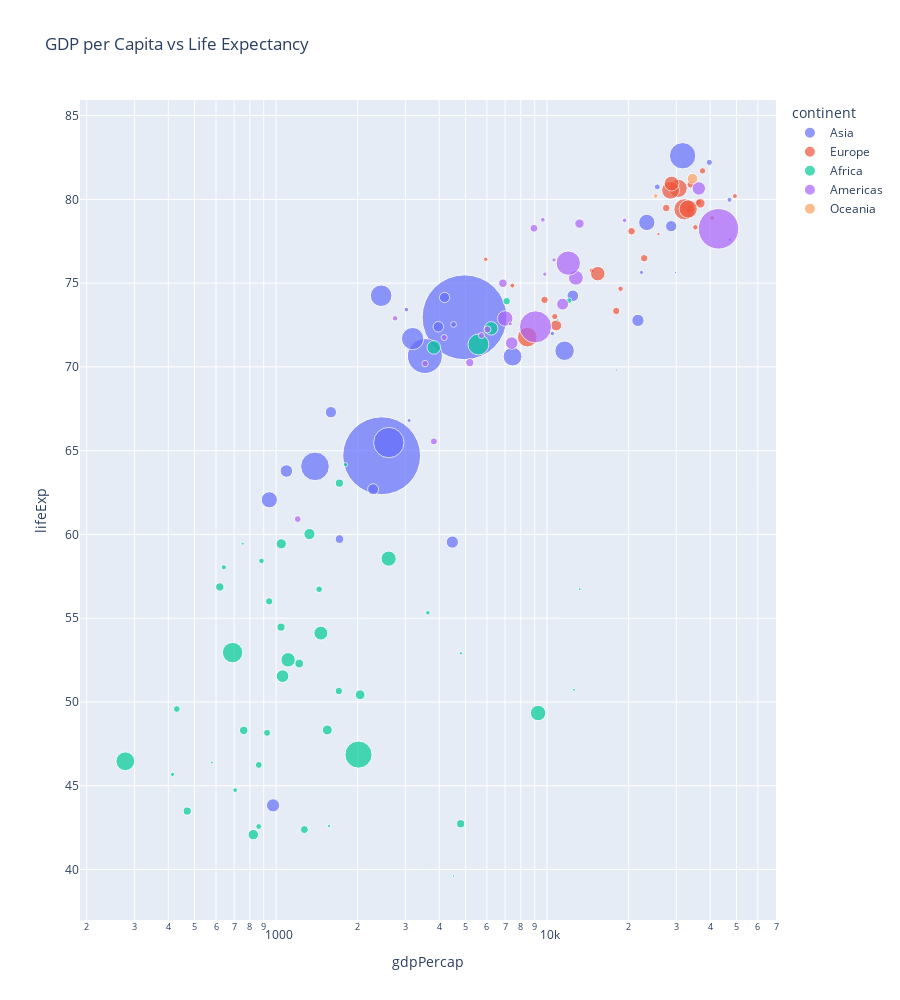

The cell this chart's notebook holds for it:
### Code cell
# Creating a scatter plot of GDP per Capita vs Life Expectancy
fig = px.scatter(df[df['year'] == 2007], x='gdpPercap', y='lifeExp', 
                 color='continent', size='pop', 
                 hover_name='country', 
                 log_x=True, size_max=60, 
                 title='GDP per Capita vs Life Expectancy',
                 height = 1000)


fig.show()

### Figure 1 — Plotly figure (JSON) as saved in the notebook; plotly's stock layout.template omitted (floating-point values rounded to 4 significant figures)
{"data": [{"hovertemplate": "<b>%{hovertext}</b><br><br>continent=Asia<br>gdpPercap=%{x}<br>lifeExp=%{y}<br>pop=%{marker.size}<extra></extra>", "hovertext": ["Afghanistan", "Bahrain", "Bangladesh", "Cambodia", "China", "Hong Kong, China", "India", "Indonesia", "Iran", "Iraq", "Israel", "Japan", "Jordan", "Korea, Dem. Rep.", "Korea, Rep.", "Kuwait", "Lebanon", "Malaysia", "Mongolia", "Myanmar", "Nepal", "Oman", "Pakistan", "Philippines", "Saudi Arabia", "Singapore", "Sri Lanka", "Syria", "Taiwan", "Thailand", "Vietnam", "West Bank and Gaza", "Yemen, Rep."], "legendgroup": "Asia", "marker": {"color": "#636efa", "size": [31889923, 708573, 150448339, 14131858, 1318683096, 6980412, 1110396331, 223547000, 69453570, 27499638, 6426679, 127467972, 6053193, 23301725, 49044790, 2505559, 3921278, 24821286, 2874127, 47761980, 28901790, 3204897, 169270617, 91077287, 27601038, 4553009, 20378239, 19314747, 23174294, 65068149, 85262356, 4018332, 22211743], "sizemode": "area", "sizeref": 366300.0, "symbol": "circle"}, "mode": "markers", "name": "Asia", "orientation": "v", "showlegend": true, "type": "scatter", "x": [974.6, 29800.0, 1391.0, 1714.0, 4959.0, 39720.0, 2452.0, 3541.0, 11610.0, 4471.0, 25520.0, 31660.0, 4519.0, 1593.0, 23350.0, 47310.0, 10460.0, 12450.0, 3096.0, 944.0, 1091.0, 22320.0, 2606.0, 3190.0, 21650.0, 47140.0, 3970.0, 4185.0, 28720.0, 7458.0, 2442.0, 3025.0, 2281.0], "xaxis": "x", "y": [43.83, 75.64, 64.06, 59.72, 72.96, 82.21, 64.7, 70.65, 70.96, 59.55, 80.75, 82.6, 72.53, 67.3, 78.62, 77.59, 71.99, 74.24, 66.8, 62.07, 63.78, 75.64, 65.48, 71.69, 72.78, 79.97, 72.4, 74.14, 78.4, 70.62, 74.25, 73.42, 62.7], "yaxis": "y"}, {"hovertemplate": "<b>%{hovertext}</b><br><br>continent=Europe<br>gdpPercap=%{x}<br>lifeExp=%{y}<br>pop=%{marker.size}<extra></extra>", "hovertext": ["Albania", "Austria", "Belgium", "Bosnia and Herzegovina", "Bulgaria", "Croatia", "Czech Republic", "Denmark", "Finland", "France", "Germany", "Greece", "Hungary", "Iceland", "Ireland", "Italy", "Montenegro", "Netherlands", "Norway", "Poland", "Portugal", "Romania", "Serbia", "Slovak Republic", "Slovenia", "Spain", "Sweden", "Switzerland", "Turkey", "United Kingdom"], "legendgroup": "Europe", "marker": {"color": "#EF553B", "size": [3600523, 8199783, 10392226, 4552198, 7322858, 4493312, 10228744, 5468120, 5238460, 61083916, 82400996, 10706290, 9956108, 301931, 4109086, 58147733, 684736, 16570613, 4627926, 38518241, 10642836, 22276056, 10150265, 5447502, 2009245, 40448191, 9031088, 7554661, 71158647, 60776238], "sizemode": "area", "sizeref": 366300.0, "symbol": "circle"}, "mode": "markers", "name": "Europe", "orientation": "v", "showlegend": true, "type": "scatter", "x": [5937.0, 36130.0, 33690.0, 7446.0, 10680.0, 14620.0, 22830.0, 35280.0, 33210.0, 30470.0, 32170.0, 27540.0, 18010.0, 36180.0, 40680.0, 28570.0, 9254.0, 36800.0, 49360.0, 15390.0, 20510.0, 10810.0, 9787.0, 18680.0, 25770.0, 28820.0, 33860.0, 37510.0, 8458.0, 33200.0], "xaxis": "x", "y": [76.42, 79.83, 79.44, 74.85, 73.0, 75.75, 76.49, 78.33, 79.31, 80.66, 79.41, 79.48, 73.34, 81.76, 78.89, 80.55, 74.54, 79.76, 80.2, 75.56, 78.1, 72.48, 74.0, 74.66, 77.93, 80.94, 80.88, 81.7, 71.78, 79.42], "yaxis": "y"}, {"hovertemplate": "<b>%{hovertext}</b><br><br>continent=Africa<br>gdpPercap=%{x}<br>lifeExp=%{y}<br>pop=%{marker.size}<extra></extra>", "hovertext": ["Algeria", "Angola", "Benin", "Botswana", "Burkina Faso", "Burundi", "Cameroon", "Central African Republic", "Chad", "Comoros", "Congo, Dem. Rep.", "Congo, Rep.", "Cote d'Ivoire", "Djibouti", "Egypt", "Equatorial Guinea", "Eritrea", "Ethiopia", "Gabon", "Gambia", "Ghana", "Guinea", "Guinea-Bissau", "Kenya", "Lesotho", "Liberia", "Libya", "Madagascar", "Malawi", "Mali", "Mauritania", "Mauritius", "Morocco", "Mozambique", "Namibia", "Niger", "Nigeria", "Reunion", "Rwanda", "Sao Tome and Principe", "Senegal", "Sierra Leone", "Somalia", "South Africa", "Sudan", "Swaziland", "Tanzania", "Togo", "Tunisia", "Uganda", "Zambia", "Zimbabwe"], "legendgroup": "Africa", "marker": {"color": "#00cc96", "size": [33333216, 12420476, 8078314, 1639131, 14326203, 8390505, 17696293, 4369038, 10238807, 710960, 64606759, 3800610, 18013409, 496374, 80264543, 551201, 4906585, 76511887, 1454867, 1688359, 22873338, 9947814, 1472041, 35610177, 2012649, 3193942, 6036914, 19167654, 13327079, 12031795, 3270065, 1250882, 33757175, 19951656, 2055080, 12894865, 135031164, 798094, 8860588, 199579, 12267493, 6144562, 9118773, 43997828, 42292929, 1133066, 38139640, 5701579, 10276158, 29170398, 11746035, 12311143], "sizemode": "area", "sizeref": 366300.0, "symbol": "circle"}, "mode": "markers", "name": "Africa", "orientation": "v", "showlegend": true, "type": "scatter", "x": [6223.0, 4797.0, 1441.0, 12570.0, 1217.0, 430.1, 2042.0, 706.0, 1704.0, 986.1, 277.6, 3633.0, 1545.0, 2082.0, 5581.0, 12150.0, 641.4, 690.8, 13210.0, 752.7, 1328.0, 942.7, 579.2, 1463.0, 1569.0, 414.5, 12060.0, 1045.0, 759.3, 1043.0, 1803.0, 10960.0, 3820.0, 823.7, 4811.0, 619.7, 2014.0, 7670.0, 863.1, 1598.0, 1712.0, 862.5, 926.1, 9270.0, 2602.0, 4513.0, 1107.0, 883.0, 7093.0, 1056.0, 1271.0, 469.7], "xaxis": "x", "y": [72.3, 42.73, 56.73, 50.73, 52.3, 49.58, 50.43, 44.74, 50.65, 65.15, 46.46, 55.32, 48.33, 54.79, 71.34, 51.58, 58.04, 52.95, 56.73, 59.45, 60.02, 56.01, 46.39, 54.11, 42.59, 45.68, 73.95, 59.44, 48.3, 54.47, 64.16, 72.8, 71.16, 42.08, 52.91, 56.87, 46.86, 76.44, 46.24, 65.53, 63.06, 42.57, 48.16, 49.34, 58.56, 39.61, 52.52, 58.42, 73.92, 51.54, 42.38, 43.49], "yaxis": "y"}, {"hovertemplate": "<b>%{hovertext}</b><br><br>continent=Americas<br>gdpPercap=%{x}<br>lifeExp=%{y}<br>pop=%{marker.size}<extra></extra>", "hovertext": ["Argentina", "Bolivia", "Brazil", "Canada", "Chile", "Colombia", "Costa Rica", "Cuba", "Dominican Republic", "Ecuador", "El Salvador", "Guatemala", "Haiti", "Honduras", "Jamaica", "Mexico", "Nicaragua", "Panama", "Paraguay", "Peru", "Puerto Rico", "Trinidad and Tobago", "United States", "Uruguay", "Venezuela"], "legendgroup": "Americas", "marker": {"color": "#ab63fa", "size": [40301927, 9119152, 190010647, 33390141, 16284741, 44227550, 4133884, 11416987, 9319622, 13755680, 6939688, 12572928, 8502814, 7483763, 2780132, 108700891, 5675356, 3242173, 6667147, 28674757, 3942491, 1056608, 301139947, 3447496, 26084662], "sizemode": "area", "sizeref": 366300.0, "symbol": "circle"}, "mode": "markers", "name": "Americas", "orientation": "v", "showlegend": true, "type": "scatter", "x": [12780.0, 3822.0, 9066.0, 36320.0, 13170.0, 7007.0, 9645.0, 8948.0, 6025.0, 6873.0, 5728.0, 5186.0, 1202.0, 3548.0, 7321.0, 11980.0, 2749.0, 9809.0, 4173.0, 7409.0, 19330.0, 18010.0, 42950.0, 10610.0, 11420.0], "xaxis": "x", "y": [75.32, 65.55, 72.39, 80.65, 78.55, 72.89, 78.78, 78.27, 72.23, 74.99, 71.88, 70.26, 60.92, 70.2, 72.57, 76.19, 72.9, 75.54, 71.75, 71.42, 78.75, 69.82, 78.24, 76.38, 73.75], "yaxis": "y"}, {"hovertemplate": "<b>%{hovertext}</b><br><br>continent=Oceania<br>gdpPercap=%{x}<br>lifeExp=%{y}<br>pop=%{marker.size}<extra></extra>", "hovertext": ["Australia", "New Zealand"], "legendgroup": "Oceania", "marker": {"color": "#FFA15A", "size": [20434176, 4115771], "sizemode": "area", "sizeref": 366300.0, "symbol": "circle"}, "mode": "markers", "name": "Oceania", "orientation": "v", "showlegend": true, "type": "scatter", "x": [34440.0, 25190.0], "xaxis": "x", "y": [81.23, 80.2], "yaxis": "y"}], "layout": {"height": 1000, "legend": {"itemsizing": "constant", "title": {"text": "continent"}, "tracegroupgap": 0}, "title": {"text": "GDP per Capita vs Life Expectancy"}, "xaxis": {"anchor": "y", "domain": [0, 1], "title": {"text": "gdpPercap"}, "type": "log"}, "yaxis": {"anchor": "x", "domain": [0, 1], "title": {"text": "lifeExp"}}}}
